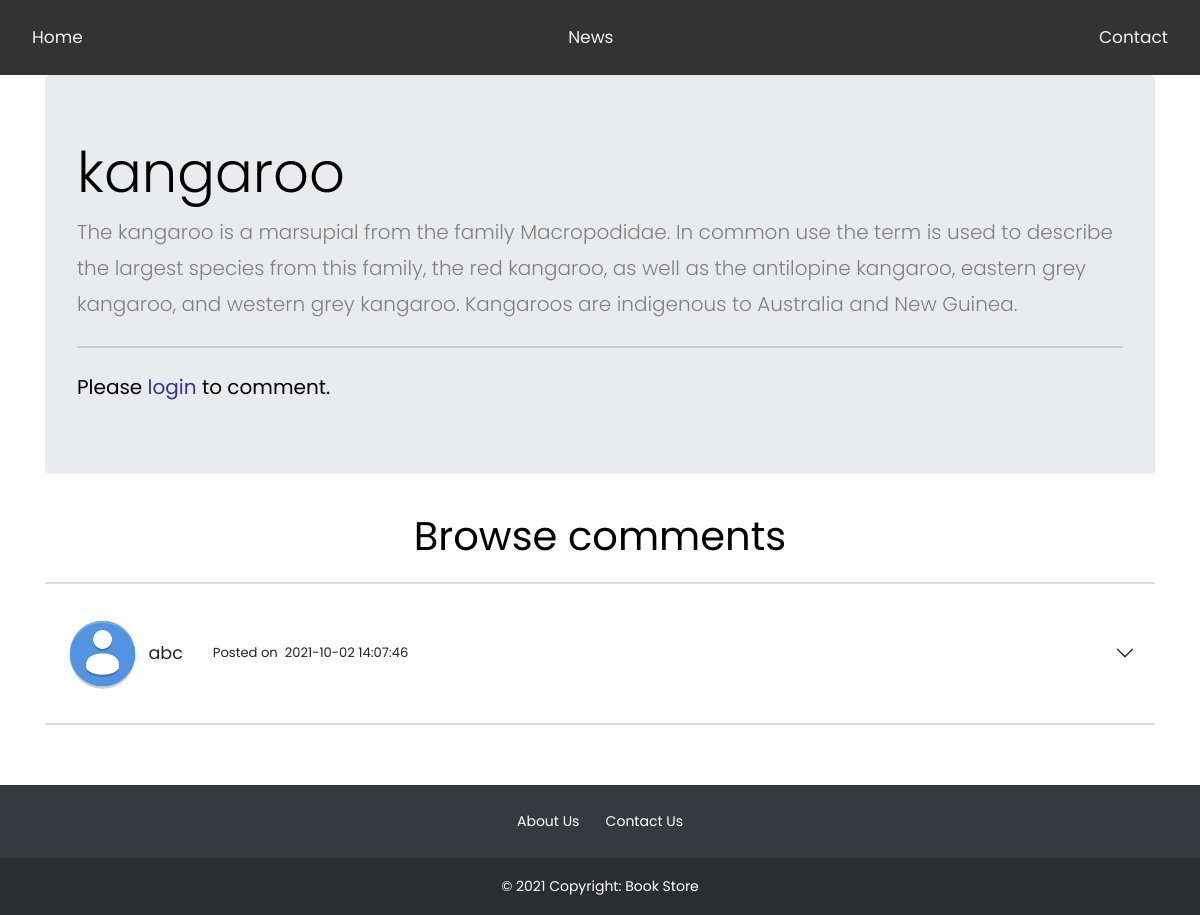
Page /comments.php?fid=10 on the committed database.
### tables this page shows
CREATE TABLE IF NOT EXISTS `forumnew` (
  `id` int NOT NULL AUTO_INCREMENT,
  `title` varchar(255) DEFAULT NULL,
  `description` varchar(1000) DEFAULT NULL,
  `created` date DEFAULT NULL,
  `started` varchar(100) NOT NULL,
  PRIMARY KEY (`id`)
);

CREATE TABLE IF NOT EXISTS `comment` (
  `id` int NOT NULL,
  `name` varchar(100) NOT NULL,
  `comment` varchar(1000) NOT NULL,
  `datetime` datetime NOT NULL
);

### comments.php (the view, shortened to what this page needs)
<!DOCTYPE html>
<html lang="en">
<head>
    <link href="https://cdn.jsdelivr.net/npm/bootstrap@5.1.1/dist/css/bootstrap.min.css" rel="stylesheet"
>
    <link rel="stylesheet" href="https://stackpath.bootstrapcdn.com/font-awesome/4.7.0/css/font-awesome.min.css">
    <link rel="stylesheet" href="css/style.css">
</head>
<body>
    <div class="navbar">
        <a href="index.php">Home</a>
        <a href="#news">News</a>
        <a href="#contact">Contact</a>
    </div>
    <div class="container">
        <?php
    $forum_id = $_GET['fid'];
    $conn = mysqli_connect("localhost", "root", "", "bookstore");
    $sql = "select * from forumnew where id='$forum_id'";
    $result = mysqli_query($conn, $sql);
    $title = "";
    $description = "";
while ($row = mysqli_fetch_assoc($result))
{
    $title = $row['title'];
    $description = $row['description'];
}
echo'
    <div class="jumbotron">
    <h1 class="display-4">'.$title.'</h1>
    <p class="lead">'.$description.'</p>
    <hr class="my-4">
';
if(isset($_SESSION['LOGIN']) && $_SESSION['LOGIN']!=''){
   echo '
   <p class="lead">
  <a class="btn btn-primary btn-lg" data-bs-toggle="collapse" href="#collapseExample" role="button" aria-expanded="false" aria-controls="collapseExample">
    Add Comment
  </a>
</p>
<div class="collapse" id="collapseExample">
  <div class="card card-body">
   <form method="POST" action="comments.php?fid='.$forum_id.'">
  <div class="mb-3">
  <label for="exampleFormControlTextarea1" class="form-label">Enter your comment</label>
  <textarea class="form-control" id="exampleFormControlTextarea1" rows="4" style="border:1px solid black;" name="comment" required></textarea>
  </div>
  <div class = "mb-3">
    <input type = "submit" class = "btn btn-success" value = "Post"><br>
</div>
  </form>
  </div>
</div>
</div>
   ';
}else{
	echo '
  <h5>Please <a href="login.php" style="color:#339;">login</a> to comment.</h5>
  </div>
  ';
}
    ?>
<?php
$conn = mysqli_connect("localhost", "root", "", "bookstore");
$sql = "select * from comment where id='$forum_id' order by datetime DESC";
$result = mysqli_query($conn, $sql);
$rows = mysqli_num_rows($result);
if($rows>0){
  echo '
  <h1 style="text-align:center;">Browse comments</h1>
  <hr>
  ';
    $i=1;
    while ($row = mysqli_fetch_assoc($result))
    {
    $name = $row['name'];
    $comment = $row['comment'];
    $datetime = $row['datetime'];
    echo '
    <div class="accordion accordion-flush" id="accordionFlushExample">
    <div class="accordion-item">
      <h2 class="accordion-header" id="flush-heading'.$i.'">
        <button class="accordion-button collapsed" type="button" data-bs-toggle="collapse" data-bs-target="#flush-collapse'.$i.'" aria-expanded="false" aria-controls="flush-collapse'.$i.'">
          <img src="images/usericonnew.png" alt="" width="7%"> &nbsp;&nbsp; <font style="font-size:1.1em;">'.$name.'</font> &nbsp;&nbsp;&nbsp;&nbsp;&nbsp;&nbsp;&nbsp; <font style="font-size:0.82em;" class="text-end">Posted on &nbsp;'.$datetime.'</font>
        </button>
      </h2>
      <div id="flush-collapse'.$i.'" class="accordion-collapse collapse" aria-labelledby="flush-heading'.$i.'" data-bs-parent="#accordionFlushExample">
        <div class="accordion-body">'.$comment.'</div>
      </div>
    </div>
    </div>
    <hr>
    ';
    $i++;
    }
}
else{
  echo'
  <h1 style="text-align:center;">No comments</h1>
  <p style="text-align:center; font-size:1.5em">Be the first person to comment!</p>
  ';
}
?>
    </div>
    <footer class="bg-dark text-center text-white" style="margin-top:5%">
        <div class="container p-4 pb-0">
            <a href="">About Us</a>
            <a href="">Contact Us</a>
        </div>
        <div class="text-center p-3" style="background-color: rgba(0, 0, 0, 0.2);">
            ©  Copyright: Book Store
        </div>
    </footer>
</body>
</html>

### comments.php (style rules this page uses)
a { text-decoration: none; color: #fff; }
a:link { color: #fff; }
body { margin: 150; }
.navbar { overflow: hidden; background-color: #333; position: sticky; z-index: 10; top: 0; width: 100%; }
.navbar a { float: left; display: block; color: #f2f2f2; text-align: center; padding: 14px 16px; text-decoration: none; font-size: 17px; }

### rows in the picture
forumnew: title "kangaroo", description "The kangaroo is a marsupial from the family Macropodidae. In common use the term is used to describe the largest species from this family, the red kangaroo, as well as the antilopine kangaroo, eastern grey kangaroo, and western grey kangaroo. Kangaroos are indigenous to Australia and New Guinea."
comment: name "abc", datetime "2021-10-02 14:07:46"
